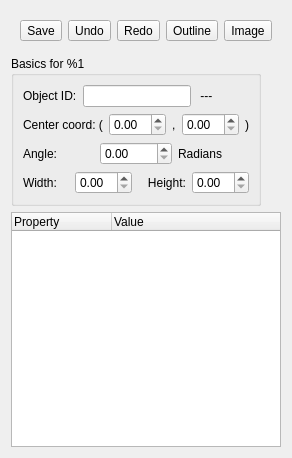
<?xml version="1.0" encoding="UTF-8"?>
<ui version="4.0">
 <class>EditObjectDialog</class>
 <widget class="QDialog" name="EditObjectDialog">
  <property name="geometry">
   <rect>
    <x>0</x>
    <y>0</y>
    <width>281</width>
    <height>458</height>
   </rect>
  </property>
  <property name="windowTitle">
   <string>Edit Object</string>
  </property>
  <layout class="QVBoxLayout" name="verticalLayout_2">
   <item>
    <widget class="QFrame" name="frame">
     <layout class="QHBoxLayout" name="horizontalLayout_5">
      <item>
       <widget class="QToolButton" name="toolButtonSave">
        <property name="toolTip">
         <string>Save the Level</string>
        </property>
        <property name="text">
         <string>Save</string>
        </property>
        <property name="iconSize">
         <size>
          <width>24</width>
          <height>24</height>
         </size>
        </property>
        <property name="toolButtonStyle">
         <enum>Qt::ToolButtonTextUnderIcon</enum>
        </property>
       </widget>
      </item>
      <item>
       <widget class="QToolButton" name="toolButtonUndo">
        <property name="text">
         <string>Undo</string>
        </property>
       </widget>
      </item>
      <item>
       <widget class="QToolButton" name="toolButtonRedo">
        <property name="text">
         <string>Redo</string>
        </property>
       </widget>
      </item>
      <item>
       <widget class="QToolButton" name="toolButtonOutline">
        <property name="text">
         <string>Outline</string>
        </property>
       </widget>
      </item>
      <item>
       <widget class="QToolButton" name="toolButtonImage">
        <property name="text">
         <string>Image</string>
        </property>
       </widget>
      </item>
     </layout>
    </widget>
   </item>
   <item>
    <widget class="QGroupBox" name="groupBox">
     <property name="sizePolicy">
      <sizepolicy hsizetype="Maximum" vsizetype="Preferred">
       <horstretch>0</horstretch>
       <verstretch>0</verstretch>
      </sizepolicy>
     </property>
     <property name="title">
      <string notr="true">Basics for %1</string>
     </property>
     <layout class="QVBoxLayout" name="verticalLayout">
      <item>
       <layout class="QHBoxLayout" name="horizontalLayout_4">
        <item>
         <widget class="QLabel" name="label_8">
          <property name="text">
           <string>Object ID:</string>
          </property>
         </widget>
        </item>
        <item>
         <widget class="QLineEdit" name="lineEditID">
          <property name="sizePolicy">
           <sizepolicy hsizetype="Maximum" vsizetype="Fixed">
            <horstretch>0</horstretch>
            <verstretch>0</verstretch>
           </sizepolicy>
          </property>
          <property name="minimumSize">
           <size>
            <width>100</width>
            <height>20</height>
           </size>
          </property>
          <property name="maximumSize">
           <size>
            <width>300</width>
            <height>100</height>
           </size>
          </property>
          <property name="text">
           <string notr="true"/>
          </property>
          <property name="maxLength">
           <number>32</number>
          </property>
         </widget>
        </item>
        <item>
         <widget class="QLabel" name="labelUnique">
          <property name="text">
           <string notr="true" extracomment="no need to translate this text"> --- </string>
          </property>
         </widget>
        </item>
       </layout>
      </item>
      <item>
       <layout class="QHBoxLayout" name="horizontalLayout">
        <item>
         <widget class="QLabel" name="label">
          <property name="text">
           <string>Center coord: (</string>
          </property>
         </widget>
        </item>
        <item>
         <widget class="QDoubleSpinBox" name="spinBoxX"/>
        </item>
        <item>
         <widget class="QLabel" name="label_2">
          <property name="text">
           <string>,</string>
          </property>
         </widget>
        </item>
        <item>
         <widget class="QDoubleSpinBox" name="spinBoxY"/>
        </item>
        <item>
         <widget class="QLabel" name="label_3">
          <property name="text">
           <string>)</string>
          </property>
         </widget>
        </item>
       </layout>
      </item>
      <item>
       <layout class="QHBoxLayout" name="horizontalLayout_3">
        <item>
         <widget class="QLabel" name="label_4">
          <property name="text">
           <string>Angle:</string>
          </property>
         </widget>
        </item>
        <item>
         <widget class="QDoubleSpinBox" name="spinBoxAngle"/>
        </item>
        <item>
         <widget class="QLabel" name="label_7">
          <property name="text">
           <string>Radians</string>
          </property>
         </widget>
        </item>
       </layout>
      </item>
      <item>
       <layout class="QHBoxLayout" name="horizontalLayout_2">
        <item>
         <widget class="QLabel" name="label_5">
          <property name="text">
           <string>Width:</string>
          </property>
         </widget>
        </item>
        <item>
         <widget class="QDoubleSpinBox" name="spinBoxWidth"/>
        </item>
        <item>
         <widget class="QLabel" name="label_6">
          <property name="text">
           <string>   Height:</string>
          </property>
         </widget>
        </item>
        <item>
         <widget class="QDoubleSpinBox" name="spinBoxHeight"/>
        </item>
       </layout>
      </item>
     </layout>
    </widget>
   </item>
   <item>
    <widget class="QTreeWidget" name="treeWidget">
     <column>
      <property name="text">
       <string>Property</string>
      </property>
     </column>
     <column>
      <property name="text">
       <string>Value</string>
      </property>
     </column>
    </widget>
   </item>
  </layout>
 </widget>
 <resources/>
 <connections/>
</ui>
